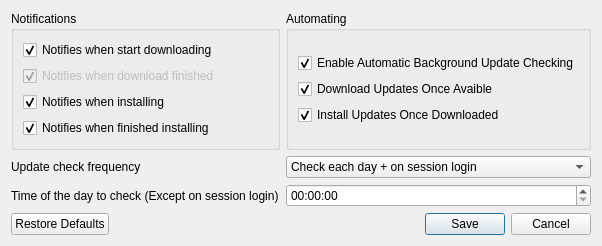
<?xml version="1.0" encoding="UTF-8"?>
<ui version="4.0">
 <author>SiniKraft</author>
 <class>Dialog</class>
 <widget class="QDialog" name="Dialog">
  <property name="geometry">
   <rect>
    <x>0</x>
    <y>0</y>
    <width>566</width>
    <height>214</height>
   </rect>
  </property>
  <property name="maximumSize">
   <size>
    <width>566</width>
    <height>214</height>
   </size>
  </property>
  <property name="windowTitle">
   <string>Dialog</string>
  </property>
  <property name="sizeGripEnabled">
   <bool>false</bool>
  </property>
  <property name="modal">
   <bool>false</bool>
  </property>
  <layout class="QGridLayout" name="gridLayout_5">
   <item row="3" column="0">
    <widget class="QDialogButtonBox" name="buttonBox">
     <property name="orientation">
      <enum>Qt::Horizontal</enum>
     </property>
     <property name="standardButtons">
      <set>QDialogButtonBox::Cancel|QDialogButtonBox::RestoreDefaults|QDialogButtonBox::Save</set>
     </property>
     <property name="centerButtons">
      <bool>false</bool>
     </property>
    </widget>
   </item>
   <item row="0" column="0">
    <layout class="QGridLayout" name="gridLayout_3">
     <item row="1" column="1">
      <widget class="QComboBox" name="comboBox">
       <item>
        <property name="text">
         <string>Check each day + on session login</string>
        </property>
       </item>
       <item>
        <property name="text">
         <string>Check each week + on session login</string>
        </property>
       </item>
       <item>
        <property name="text">
         <string>Check on session login</string>
        </property>
       </item>
       <item>
        <property name="text">
         <string>Check each day</string>
        </property>
       </item>
       <item>
        <property name="text">
         <string>Check each week</string>
        </property>
       </item>
       <item>
        <property name="text">
         <string>Check each month</string>
        </property>
       </item>
      </widget>
     </item>
     <item row="0" column="1">
      <widget class="QGroupBox" name="groupBox_2">
       <property name="title">
        <string>Automating</string>
       </property>
       <layout class="QGridLayout" name="gridLayout_4">
        <item row="0" column="0">
         <layout class="QVBoxLayout" name="verticalLayout">
          <item>
           <widget class="QCheckBox" name="checkBox">
            <property name="enabled">
             <bool>true</bool>
            </property>
            <property name="text">
             <string>Enable Automatic Background Update Checking</string>
            </property>
            <property name="checked">
             <bool>true</bool>
            </property>
           </widget>
          </item>
          <item>
           <widget class="QCheckBox" name="checkBox_2">
            <property name="text">
             <string>Download Updates Once Avaible</string>
            </property>
            <property name="checked">
             <bool>true</bool>
            </property>
           </widget>
          </item>
          <item>
           <widget class="QCheckBox" name="checkBox_3">
            <property name="text">
             <string>Install Updates Once Downloaded</string>
            </property>
            <property name="checked">
             <bool>true</bool>
            </property>
           </widget>
          </item>
         </layout>
        </item>
       </layout>
      </widget>
     </item>
     <item row="0" column="0">
      <widget class="QGroupBox" name="groupBox">
       <property name="minimumSize">
        <size>
         <width>269</width>
         <height>139</height>
        </size>
       </property>
       <property name="title">
        <string>Notifications</string>
       </property>
       <layout class="QGridLayout" name="gridLayout_2">
        <item row="0" column="0">
         <layout class="QGridLayout" name="gridLayout">
          <item row="1" column="0">
           <widget class="QCheckBox" name="checkBox_5">
            <property name="enabled">
             <bool>false</bool>
            </property>
            <property name="text">
             <string>Notifies when download finished</string>
            </property>
            <property name="checkable">
             <bool>true</bool>
            </property>
            <property name="checked">
             <bool>true</bool>
            </property>
           </widget>
          </item>
          <item row="3" column="0">
           <widget class="QCheckBox" name="checkBox_7">
            <property name="text">
             <string>Notifies when finished installing</string>
            </property>
            <property name="checked">
             <bool>true</bool>
            </property>
           </widget>
          </item>
          <item row="2" column="0">
           <widget class="QCheckBox" name="checkBox_6">
            <property name="text">
             <string>Notifies when installing</string>
            </property>
            <property name="checked">
             <bool>true</bool>
            </property>
           </widget>
          </item>
          <item row="0" column="0">
           <widget class="QCheckBox" name="checkBox_4">
            <property name="text">
             <string>Notifies when start downloading</string>
            </property>
            <property name="checked">
             <bool>true</bool>
            </property>
           </widget>
          </item>
         </layout>
        </item>
       </layout>
      </widget>
     </item>
     <item row="1" column="0">
      <layout class="QHBoxLayout" name="horizontalLayout">
       <item>
        <widget class="QLabel" name="label">
         <property name="text">
          <string>Update check frequency</string>
         </property>
        </widget>
       </item>
      </layout>
     </item>
     <item row="2" column="0">
      <widget class="QLabel" name="label_2">
       <property name="text">
        <string>Time of the day to check (Except on session login)</string>
       </property>
      </widget>
     </item>
     <item row="2" column="1">
      <widget class="QTimeEdit" name="timeEdit">
       <property name="wrapping">
        <bool>false</bool>
       </property>
       <property name="frame">
        <bool>true</bool>
       </property>
       <property name="buttonSymbols">
        <enum>QAbstractSpinBox::UpDownArrows</enum>
       </property>
       <property name="accelerated">
        <bool>true</bool>
       </property>
       <property name="correctionMode">
        <enum>QAbstractSpinBox::CorrectToNearestValue</enum>
       </property>
       <property name="showGroupSeparator" stdset="0">
        <bool>false</bool>
       </property>
       <property name="calendarPopup">
        <bool>false</bool>
       </property>
       <property name="timeSpec">
        <enum>Qt::LocalTime</enum>
       </property>
      </widget>
     </item>
    </layout>
   </item>
  </layout>
 </widget>
 <resources>
  <include location="SiniKraft-Store-Resources.qrc"/>
 </resources>
 <connections>
  <connection>
   <sender>buttonBox</sender>
   <signal>accepted()</signal>
   <receiver>Dialog</receiver>
   <slot>accept()</slot>
   <hints>
    <hint type="sourcelabel">
     <x>248</x>
     <y>254</y>
    </hint>
    <hint type="destinationlabel">
     <x>157</x>
     <y>274</y>
    </hint>
   </hints>
  </connection>
  <connection>
   <sender>buttonBox</sender>
   <signal>rejected()</signal>
   <receiver>Dialog</receiver>
   <slot>reject()</slot>
   <hints>
    <hint type="sourcelabel">
     <x>316</x>
     <y>260</y>
    </hint>
    <hint type="destinationlabel">
     <x>286</x>
     <y>274</y>
    </hint>
   </hints>
  </connection>
  <connection>
   <sender>checkBox_3</sender>
   <signal>toggled(bool)</signal>
   <receiver>checkBox_5</receiver>
   <slot>setDisabled(bool)</slot>
   <hints>
    <hint type="sourcelabel">
     <x>420</x>
     <y>118</y>
    </hint>
    <hint type="destinationlabel">
     <x>144</x>
     <y>71</y>
    </hint>
   </hints>
  </connection>
  <connection>
   <sender>checkBox</sender>
   <signal>toggled(bool)</signal>
   <receiver>comboBox</receiver>
   <slot>setEnabled(bool)</slot>
   <hints>
    <hint type="sourcelabel">
     <x>420</x>
     <y>52</y>
    </hint>
    <hint type="destinationlabel">
     <x>420</x>
     <y>164</y>
    </hint>
   </hints>
  </connection>
 </connections>
</ui>
